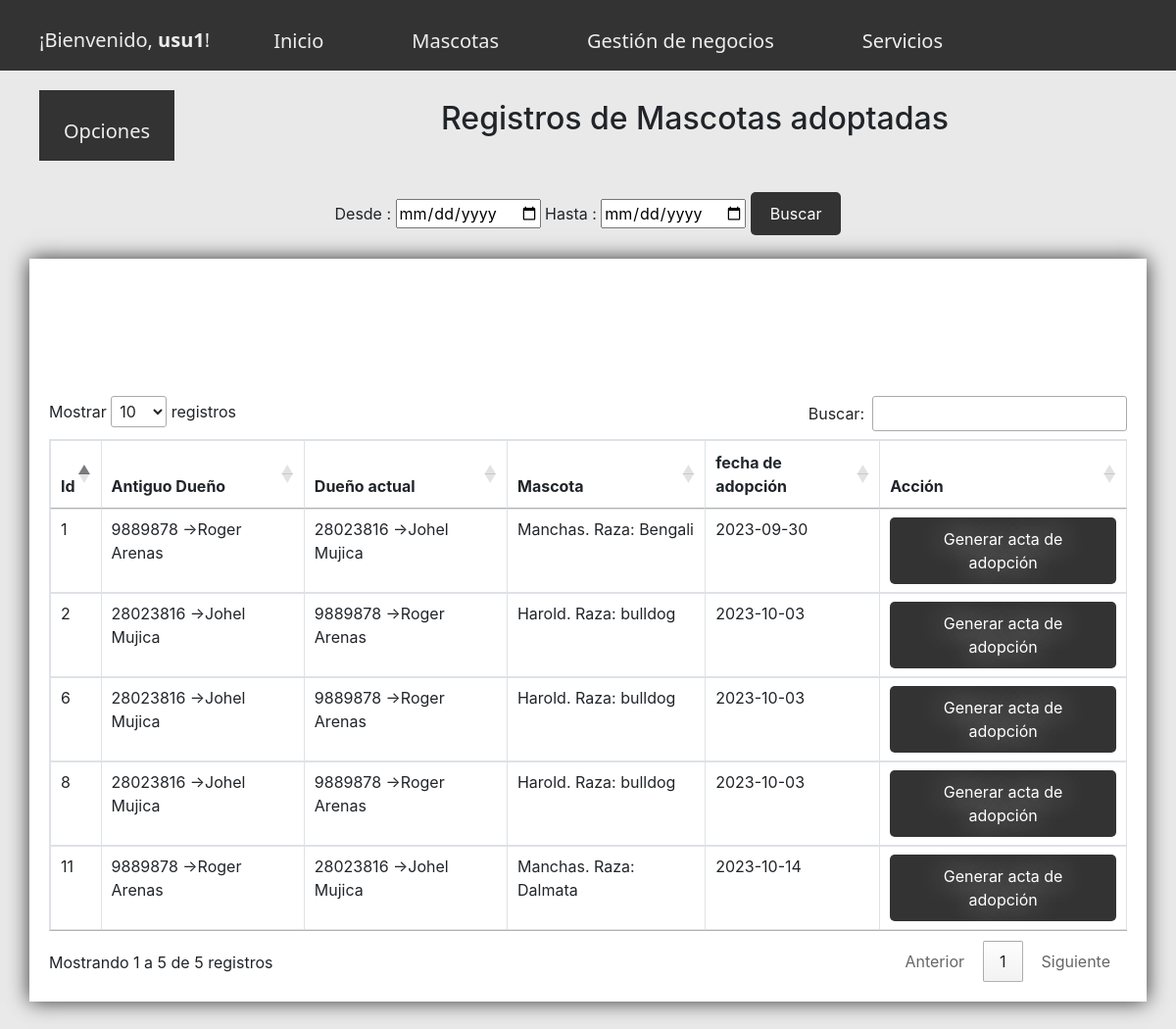
/VerMascotasAdoptadas.php (signed in), run on the app's committed database.
### tables this page shows
CREATE TABLE `adopcion` (
  `id` int(11) NOT NULL AUTO_INCREMENT,
  `id_perro` int(11) NOT NULL,
  `id_dueno_uno` int(11) NOT NULL,
  `id_dueno_dos` int(11) NOT NULL,
  `fecha` date NOT NULL,
  PRIMARY KEY (`id`),
  KEY `id_perro` (`id_perro`),
  KEY `id_dueno_uno` (`id_dueno_uno`),
  KEY `id_dueno_dos` (`id_dueno_dos`),
  CONSTRAINT `adopcion_ibfk_1` FOREIGN KEY (`id_perro`) REFERENCES `perro` (`id_perro`),
  CONSTRAINT `adopcion_ibfk_2` FOREIGN KEY (`id_dueno_uno`) REFERENCES `cliente` (`id_cliente`),
  CONSTRAINT `adopcion_ibfk_3` FOREIGN KEY (`id_dueno_dos`) REFERENCES `cliente` (`id_cliente`)
);

CREATE TABLE `cliente` (
  `id_cliente` int(55) NOT NULL,
  `nombre_cliente` varchar(99) NOT NULL,
  `apellido_cliente` varchar(20) NOT NULL,
  `telefono_cliente` varchar(19) NOT NULL,
  `c_check` int(11) NOT NULL DEFAULT '0',
  PRIMARY KEY (`id_cliente`)
);

CREATE TABLE `perro` (
  `id_perro` int(20) NOT NULL AUTO_INCREMENT,
  `indice` int(11) NOT NULL,
  `nombre_perro` varchar(99) NOT NULL,
  `tipo` varchar(10) NOT NULL,
  `raza_perro` varchar(99) NOT NULL,
  `observaciones` text NOT NULL,
  `m_check` int(11) NOT NULL DEFAULT '0',
  PRIMARY KEY (`id_perro`)
);

### VerMascotasAdoptadas.php (the view, shortened to what this page needs)
<?php
	include 'top.php';
$c = new SelectDatos();
$conectar= $c->Buscador();
?>
<?php
	$sentencia = $conectar->query("SELECT * FROM adopcion a INNER JOIN perro p on a.id_perro = p.id_perro order by id desc");
                               $resultado = $sentencia->fetchAll(PDO::FETCH_OBJ);
 	?>
<!DOCTYPE html>
<html lang="es">
<head>
</head>
	<link rel="stylesheet" href="./css/bootstrap.css">
<link rel="stylesheet" href="./css/body.css">
<link rel="stylesheet" href="./css/top.css">
<body style="background-color: #e9e9e9">
	<h2 class="centrado">Registros de Mascotas adoptadas</h2>
<br>
	<form action="" class="centrado" method="post">
           <br>
                <div class="">
                	<label>Desde :</label>
				<input type="date" name="dt1">
				<label>Hasta :</label>
				<input type="date" name="dt2">
				<input type="submit" class="info" name="btn_buscar" value="Buscar">
                </div>
	</form>
			<br>
   <div class="container" style="margin-bottom: 50px; padding: 20px; background-color: #fff; text-shadow: 0 0 30px #fff;
			       box-shadow: 0 0 20px #333; height:30% ">
<table class="table table-bordered" style="padding-bottom: 0%" id="tabla_maa">
	<thead>
			<tr class="head">
				<th class="formularioesp2">Id</th>
				<th class="formularioesp2">Antiguo Dueño</th>
				<th class="formularioesp2">Dueño actual</th>
				<th class="formularioesp2">Mascota</th>
				<th class="formularioesp2">fecha de adopción</th>
				<th class="formularioesp2">Acción</th>
</tr>
</thead>
<?php
foreach ($resultado as $adop) {
                              $sentencia = $conectar->query("SELECT * FROM cliente where id_cliente = '$adop->id_dueno_uno'");
                              $resuluno = $sentencia->fetchAll(PDO::FETCH_OBJ);
                              foreach ($resuluno as $duenouno) {
                              $sentencia = $conectar->query("SELECT * FROM cliente where id_cliente = '$adop->id_dueno_dos'");
                             $resuldos = $sentencia->fetchAll(PDO::FETCH_OBJ);
                              foreach ($resuldos as $duenodos) {
                                ?>
                                <tr>
                    <td class="formularioesp"><?php echo $adop->id; ?></td>
                    <td class="formularioesp"><?php echo $adop->id_dueno_uno." ->".$duenouno->nombre_cliente." ".$duenouno->apellido_cliente; ?></td>
                    <td class="formularioesp"><?php echo $adop->id_dueno_dos." ->".$duenodos->nombre_cliente." ".$duenodos->apellido_cliente; ?></td>
					<td class="formularioesp"><?php echo $adop->nombre_perro.". Raza: ".$adop->raza_perro; ?></td>
					<td class="formularioesp"><?php echo $adop->fecha; ?></td>
					<td class="formularioesp"><a href="GenerarActaDeAdopcion.php?id=<?php echo $adop->id; ?>" class="info" >Generar acta de adopción</a></td>
					<br>
					<?php }
				             }
			                    }
			?>
		</tr>
			</table>
            </div>
</body>
</html>

### css/body.css (style rules this page uses)
.centrado { text-align: center; }
.formularioesp { border: 1px solid #5c9b9c; margin-top: 5px; margin-bottom: 5px; }
.formularioesp2 { border: 1px solid black; margin-top: 5px; margin-bottom: 5px; }

### css/top.css (style rules this page uses)
.info { display: inline-block; padding:10px 20px; background-color: #333; color: white; text-align: center; border: none; border-radius:5px; cursor: pointer; text-decoration: none; }

### DataTables/datatables.css (style rules this page uses)
:root { --dt-row-selected: 13, 110, 253; --dt-row-selected-text: 255, 255, 255; --dt-row-selected-link: 9, 10, 11; --dt-row-stripe: 0, 0, 0; --dt-row-hover: 0, 0, 0; --dt-column-ordering: 0, 0, 0; --dt-html-background: white; }
table.dataTable thead > tr > th.sorting, table.dataTable thead > tr > th.sorting_asc, table.dataTable thead > tr > th.sorting_desc, table.dataTable thead > tr > th.sorting_asc_disabled, table.dataTable thead > tr > th.sorting_desc_disabled, table.dataTable thead > tr > td.sorting, table.dataTable thead > tr > td.sorting_asc, table.dataTable thead > tr > td.sorting_desc, table.dataTable thead > tr > td.sorting_asc_disabled, table.dataTable thead > tr > td.sorting_desc_disabled { cursor: pointer; position: relative; padding-right: 26px; }
table.dataTable thead > tr > th.sorting:before, table.dataTable thead > tr > th.sorting:after, table.dataTable thead > tr > th.sorting_asc:before, table.dataTable thead > tr > th.sorting_asc:after, table.dataTable thead > tr > th.sorting_desc:before, table.dataTable thead > tr > th.sorting_desc:after, table.dataTable thead > tr > th.sorting_asc_disabled:before, table.dataTable thead > tr > th.sorting_asc_disabled:after, table.dataTable thead > tr > th.sorting_desc_disabled:before, table.dataTable thead > tr > th.sorting_desc_disabled:after, table.dataTable thead > tr > td.sorting:before, table.dataTable thead > tr > td.sorting:after, table.dataTable thead > tr > td.sorting_asc:before, table.dataTable thead > tr > td.sorting_asc:after, table.dataTable thead > tr > td.sorting_desc:before, table.dataTable thead > tr > td.sorting_desc:after, table.dataTable thead > tr > td.sorting_asc_disabled:before, table.dataTable thead > tr > td.sorting_asc_disabled:after, table.dataTable thead > tr > td.sorting_desc_disabled:before, table.dataTable thead > tr > td.sorting_desc_disabled:after { position: absolute; display: block; opacity: 0.125; right: 10px; line-height: 9px; font-size: 0.8em; }
table.dataTable thead > tr > th.sorting:before, table.dataTable thead > tr > th.sorting_asc:before, table.dataTable thead > tr > th.sorting_desc:before, table.dataTable thead > tr > th.sorting_asc_disabled:before, table.dataTable thead > tr > th.sorting_desc_disabled:before, table.dataTable thead > tr > td.sorting:before, table.dataTable thead > tr > td.sorting_asc:before, table.dataTable thead > tr > td.sorting_desc:before, table.dataTable thead > tr > td.sorting_asc_disabled:before, table.dataTable thead > tr > td.sorting_desc_disabled:before { bottom: 50%; content: "▲"; content: "▲"/""; }
table.dataTable thead > tr > th.sorting:after, table.dataTable thead > tr > th.sorting_asc:after, table.dataTable thead > tr > th.sorting_desc:after, table.dataTable thead > tr > th.sorting_asc_disabled:after, table.dataTable thead > tr > th.sorting_desc_disabled:after, table.dataTable thead > tr > td.sorting:after, table.dataTable thead > tr > td.sorting_asc:after, table.dataTable thead > tr > td.sorting_desc:after, table.dataTable thead > tr > td.sorting_asc_disabled:after, table.dataTable thead > tr > td.sorting_desc_disabled:after { top: 50%; content: "▼"; content: "▼"/""; }
table.dataTable thead > tr > th.sorting_asc:before, table.dataTable thead > tr > th.sorting_desc:after, table.dataTable thead > tr > td.sorting_asc:before, table.dataTable thead > tr > td.sorting_desc:after { opacity: 0.6; }
table.dataTable thead th, table.dataTable thead td, table.dataTable tfoot th, table.dataTable tfoot td { text-align: left; }
table.dataTable { width: 100%; margin: 0 auto; clear: both; border-collapse: separate; border-spacing: 0; }
table.dataTable thead th, table.dataTable tfoot th { font-weight: bold; }
table.dataTable > thead > tr > th, table.dataTable > thead > tr > td { padding: 10px; border-bottom: 1px solid rgba(0, 0, 0, 0.3); }
table.dataTable tbody tr { background-color: transparent; }
table.dataTable tbody th, table.dataTable tbody td { padding: 8px 10px; }
table.dataTable.no-footer { border-bottom: 1px solid rgba(0, 0, 0, 0.3); }
table.dataTable th, table.dataTable td { box-sizing: content-box; }

### data on the page
adopcion: id "11", id_dueno_uno "9889878", id_dueno_dos "28023816", fecha "2023-10-14"
cliente: nombre_cliente "Roger", apellido_cliente "Arenas"
cliente: nombre_cliente "Johel", apellido_cliente "Mujica"
perro: nombre_perro "Manchas", raza_perro "Dalmata"
adopcion: id "8", id_dueno_uno "28023816", id_dueno_dos "9889878", fecha "2023-10-03"
perro: nombre_perro "Harold", raza_perro "bulldog"
adopcion: id "6", id_dueno_uno "28023816", id_dueno_dos "9889878", fecha "2023-10-03"
adopcion: id "2", id_dueno_uno "28023816", id_dueno_dos "9889878", fecha "2023-10-03"
adopcion: id "1", id_dueno_uno "9889878", id_dueno_dos "28023816", fecha "2023-09-30"
perro: nombre_perro "Manchas", raza_perro "Bengali"

### other printed values
$_SESSION['username'] "usu1"
